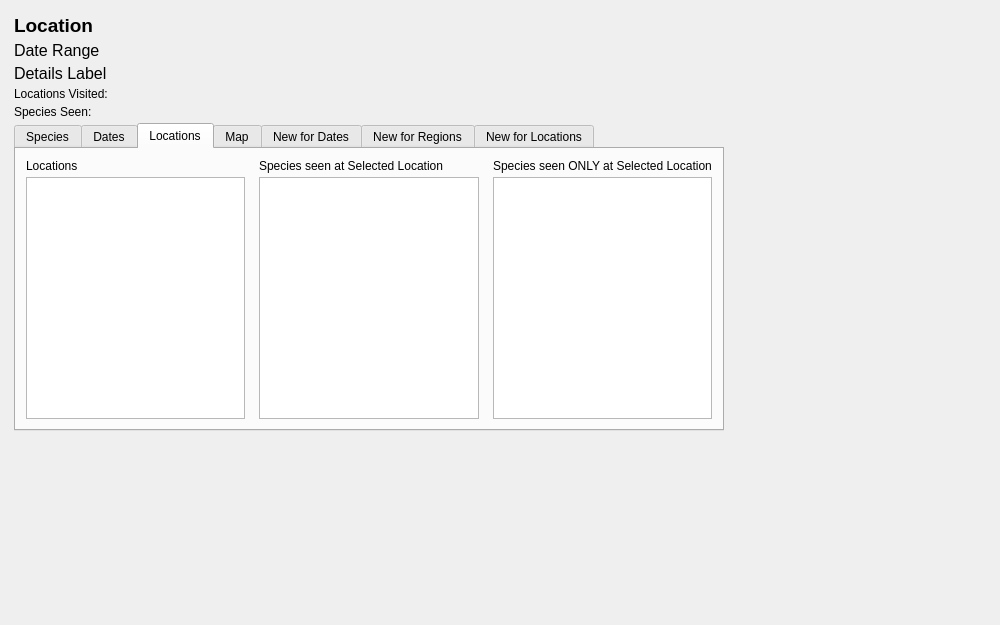
<?xml version="1.0" encoding="UTF-8"?>
<ui version="4.0">
 <class>frmBigReport</class>
 <widget class="QWidget" name="frmBigReport">
  <property name="geometry">
   <rect>
    <x>0</x>
    <y>0</y>
    <width>1000</width>
    <height>625</height>
   </rect>
  </property>
  <property name="sizePolicy">
   <sizepolicy hsizetype="Preferred" vsizetype="Preferred">
    <horstretch>0</horstretch>
    <verstretch>0</verstretch>
   </sizepolicy>
  </property>
  <property name="windowTitle">
   <string>Location Report</string>
  </property>
  <property name="windowIcon">
   <iconset resource="icons.qrc">
    <normaloff>:/icon_tripreport.png</normaloff>:/icon_tripreport.png</iconset>
  </property>
  <widget class="QScrollArea" name="scrollArea">
   <property name="geometry">
    <rect>
     <x>9</x>
     <y>9</y>
     <width>720</width>
     <height>427</height>
    </rect>
   </property>
   <property name="frameShape">
    <enum>QFrame::NoFrame</enum>
   </property>
   <property name="frameShadow">
    <enum>QFrame::Plain</enum>
   </property>
   <property name="lineWidth">
    <number>0</number>
   </property>
   <property name="widgetResizable">
    <bool>true</bool>
   </property>
   <widget class="QWidget" name="scrollAreaWidgetContents">
    <property name="geometry">
     <rect>
      <x>0</x>
      <y>0</y>
      <width>720</width>
      <height>427</height>
     </rect>
    </property>
    <layout class="QVBoxLayout" name="verticalLayout_2">
     <property name="spacing">
      <number>4</number>
     </property>
     <property name="leftMargin">
      <number>5</number>
     </property>
     <property name="topMargin">
      <number>5</number>
     </property>
     <property name="rightMargin">
      <number>5</number>
     </property>
     <property name="bottomMargin">
      <number>5</number>
     </property>
     <item>
      <widget class="QLabel" name="lblLocation">
       <property name="sizePolicy">
        <sizepolicy hsizetype="Expanding" vsizetype="Preferred">
         <horstretch>0</horstretch>
         <verstretch>0</verstretch>
        </sizepolicy>
       </property>
       <property name="font">
        <font>
         <pointsize>14</pointsize>
         <weight>75</weight>
         <bold>true</bold>
        </font>
       </property>
       <property name="text">
        <string>Location</string>
       </property>
      </widget>
     </item>
     <item>
      <widget class="QLabel" name="lblDateRange">
       <property name="sizePolicy">
        <sizepolicy hsizetype="Expanding" vsizetype="Preferred">
         <horstretch>0</horstretch>
         <verstretch>0</verstretch>
        </sizepolicy>
       </property>
       <property name="font">
        <font>
         <pointsize>12</pointsize>
         <weight>50</weight>
         <bold>false</bold>
        </font>
       </property>
       <property name="text">
        <string>Date Range</string>
       </property>
      </widget>
     </item>
     <item>
      <widget class="QLabel" name="lblDetails">
       <property name="sizePolicy">
        <sizepolicy hsizetype="Expanding" vsizetype="Preferred">
         <horstretch>0</horstretch>
         <verstretch>0</verstretch>
        </sizepolicy>
       </property>
       <property name="font">
        <font>
         <pointsize>12</pointsize>
         <weight>50</weight>
         <bold>false</bold>
        </font>
       </property>
       <property name="text">
        <string>Details Label</string>
       </property>
      </widget>
     </item>
     <item>
      <widget class="QLabel" name="lblLocationsVisited">
       <property name="sizePolicy">
        <sizepolicy hsizetype="Expanding" vsizetype="Preferred">
         <horstretch>0</horstretch>
         <verstretch>0</verstretch>
        </sizepolicy>
       </property>
       <property name="text">
        <string>Locations Visited:</string>
       </property>
      </widget>
     </item>
     <item>
      <widget class="QLabel" name="lblTopSpeciesSeen">
       <property name="sizePolicy">
        <sizepolicy hsizetype="Expanding" vsizetype="Preferred">
         <horstretch>0</horstretch>
         <verstretch>0</verstretch>
        </sizepolicy>
       </property>
       <property name="text">
        <string>Species Seen:</string>
       </property>
      </widget>
     </item>
     <item>
      <widget class="QTabWidget" name="tabAnalysis">
       <property name="currentIndex">
        <number>2</number>
       </property>
       <widget class="QWidget" name="tabSpecies">
        <attribute name="title">
         <string>Species</string>
        </attribute>
        <layout class="QHBoxLayout" name="horizontalLayout">
         <property name="spacing">
          <number>4</number>
         </property>
         <property name="leftMargin">
          <number>5</number>
         </property>
         <property name="topMargin">
          <number>5</number>
         </property>
         <property name="rightMargin">
          <number>5</number>
         </property>
         <property name="bottomMargin">
          <number>5</number>
         </property>
         <item>
          <widget class="QTableWidget" name="tblSpecies">
           <property name="sizePolicy">
            <sizepolicy hsizetype="Expanding" vsizetype="Expanding">
             <horstretch>0</horstretch>
             <verstretch>0</verstretch>
            </sizepolicy>
           </property>
           <property name="contextMenuPolicy">
            <enum>Qt::ActionsContextMenu</enum>
           </property>
           <property name="frameShape">
            <enum>QFrame::StyledPanel</enum>
           </property>
           <property name="horizontalScrollBarPolicy">
            <enum>Qt::ScrollBarAlwaysOff</enum>
           </property>
           <property name="editTriggers">
            <set>QAbstractItemView::NoEditTriggers</set>
           </property>
           <property name="sortingEnabled">
            <bool>true</bool>
           </property>
           <attribute name="horizontalHeaderVisible">
            <bool>false</bool>
           </attribute>
           <attribute name="horizontalHeaderHighlightSections">
            <bool>false</bool>
           </attribute>
           <attribute name="verticalHeaderVisible">
            <bool>false</bool>
           </attribute>
           <attribute name="verticalHeaderHighlightSections">
            <bool>false</bool>
           </attribute>
          </widget>
         </item>
        </layout>
       </widget>
       <widget class="QWidget" name="tabDates">
        <attribute name="title">
         <string>Dates</string>
        </attribute>
        <layout class="QHBoxLayout" name="horizontalLayout_3">
         <property name="spacing">
          <number>4</number>
         </property>
         <property name="leftMargin">
          <number>5</number>
         </property>
         <property name="topMargin">
          <number>5</number>
         </property>
         <property name="rightMargin">
          <number>5</number>
         </property>
         <property name="bottomMargin">
          <number>5</number>
         </property>
         <item>
          <widget class="QFrame" name="frame_4">
           <property name="sizePolicy">
            <sizepolicy hsizetype="Expanding" vsizetype="Expanding">
             <horstretch>0</horstretch>
             <verstretch>0</verstretch>
            </sizepolicy>
           </property>
           <property name="frameShape">
            <enum>QFrame::NoFrame</enum>
           </property>
           <property name="frameShadow">
            <enum>QFrame::Plain</enum>
           </property>
           <property name="lineWidth">
            <number>0</number>
           </property>
           <layout class="QVBoxLayout" name="verticalLayout_8">
            <property name="spacing">
             <number>4</number>
            </property>
            <property name="leftMargin">
             <number>5</number>
            </property>
            <property name="topMargin">
             <number>5</number>
            </property>
            <property name="bottomMargin">
             <number>5</number>
            </property>
            <item>
             <widget class="QLabel" name="lblDatesSeen">
              <property name="text">
               <string>Dates</string>
              </property>
             </widget>
            </item>
            <item>
             <widget class="QListWidget" name="lstDates">
              <property name="contextMenuPolicy">
               <enum>Qt::ActionsContextMenu</enum>
              </property>
              <property name="editTriggers">
               <set>QAbstractItemView::NoEditTriggers</set>
              </property>
              <property name="showDropIndicator" stdset="0">
               <bool>false</bool>
              </property>
              <property name="spacing">
               <number>10</number>
              </property>
              <property name="sortingEnabled">
               <bool>false</bool>
              </property>
             </widget>
            </item>
           </layout>
          </widget>
         </item>
         <item>
          <widget class="QFrame" name="frame_5">
           <property name="sizePolicy">
            <sizepolicy hsizetype="Expanding" vsizetype="Expanding">
             <horstretch>0</horstretch>
             <verstretch>0</verstretch>
            </sizepolicy>
           </property>
           <property name="frameShape">
            <enum>QFrame::NoFrame</enum>
           </property>
           <property name="frameShadow">
            <enum>QFrame::Plain</enum>
           </property>
           <property name="lineWidth">
            <number>0</number>
           </property>
           <layout class="QVBoxLayout" name="verticalLayout_7">
            <property name="spacing">
             <number>4</number>
            </property>
            <property name="topMargin">
             <number>5</number>
            </property>
            <property name="rightMargin">
             <number>5</number>
            </property>
            <property name="bottomMargin">
             <number>5</number>
            </property>
            <item>
             <widget class="QLabel" name="lblSpeciesSeen">
              <property name="text">
               <string>Species Seen on Selected Date</string>
              </property>
             </widget>
            </item>
            <item>
             <widget class="QListWidget" name="lstSpecies">
              <property name="contextMenuPolicy">
               <enum>Qt::ActionsContextMenu</enum>
              </property>
              <property name="editTriggers">
               <set>QAbstractItemView::NoEditTriggers</set>
              </property>
              <property name="showDropIndicator" stdset="0">
               <bool>false</bool>
              </property>
              <property name="spacing">
               <number>2</number>
              </property>
              <property name="sortingEnabled">
               <bool>false</bool>
              </property>
             </widget>
            </item>
           </layout>
          </widget>
         </item>
        </layout>
       </widget>
       <widget class="QWidget" name="tabLocations">
        <property name="sizePolicy">
         <sizepolicy hsizetype="Expanding" vsizetype="Expanding">
          <horstretch>0</horstretch>
          <verstretch>0</verstretch>
         </sizepolicy>
        </property>
        <attribute name="title">
         <string>Locations</string>
        </attribute>
        <layout class="QHBoxLayout" name="horizontalLayout_4">
         <property name="spacing">
          <number>4</number>
         </property>
         <property name="leftMargin">
          <number>5</number>
         </property>
         <property name="topMargin">
          <number>5</number>
         </property>
         <property name="rightMargin">
          <number>5</number>
         </property>
         <property name="bottomMargin">
          <number>5</number>
         </property>
         <item>
          <widget class="QFrame" name="frame_6">
           <property name="sizePolicy">
            <sizepolicy hsizetype="Expanding" vsizetype="Expanding">
             <horstretch>0</horstretch>
             <verstretch>0</verstretch>
            </sizepolicy>
           </property>
           <property name="frameShape">
            <enum>QFrame::NoFrame</enum>
           </property>
           <property name="frameShadow">
            <enum>QFrame::Plain</enum>
           </property>
           <property name="lineWidth">
            <number>0</number>
           </property>
           <layout class="QVBoxLayout" name="verticalLayout_9">
            <property name="spacing">
             <number>4</number>
            </property>
            <property name="leftMargin">
             <number>5</number>
            </property>
            <property name="topMargin">
             <number>5</number>
            </property>
            <property name="rightMargin">
             <number>5</number>
            </property>
            <property name="bottomMargin">
             <number>5</number>
            </property>
            <item>
             <widget class="QLabel" name="lblLocations">
              <property name="sizePolicy">
               <sizepolicy hsizetype="Expanding" vsizetype="Preferred">
                <horstretch>0</horstretch>
                <verstretch>0</verstretch>
               </sizepolicy>
              </property>
              <property name="text">
               <string>Locations</string>
              </property>
             </widget>
            </item>
            <item>
             <widget class="QListWidget" name="lstLocations">
              <property name="contextMenuPolicy">
               <enum>Qt::ActionsContextMenu</enum>
              </property>
              <property name="editTriggers">
               <set>QAbstractItemView::NoEditTriggers</set>
              </property>
              <property name="showDropIndicator" stdset="0">
               <bool>false</bool>
              </property>
              <property name="spacing">
               <number>2</number>
              </property>
              <property name="sortingEnabled">
               <bool>false</bool>
              </property>
             </widget>
            </item>
           </layout>
          </widget>
         </item>
         <item>
          <widget class="QFrame" name="frame_7">
           <property name="sizePolicy">
            <sizepolicy hsizetype="Expanding" vsizetype="Expanding">
             <horstretch>0</horstretch>
             <verstretch>0</verstretch>
            </sizepolicy>
           </property>
           <property name="frameShape">
            <enum>QFrame::NoFrame</enum>
           </property>
           <property name="frameShadow">
            <enum>QFrame::Plain</enum>
           </property>
           <property name="lineWidth">
            <number>0</number>
           </property>
           <layout class="QVBoxLayout" name="verticalLayout_10">
            <property name="spacing">
             <number>4</number>
            </property>
            <property name="leftMargin">
             <number>5</number>
            </property>
            <property name="topMargin">
             <number>5</number>
            </property>
            <property name="rightMargin">
             <number>5</number>
            </property>
            <property name="bottomMargin">
             <number>5</number>
            </property>
            <item>
             <widget class="QLabel" name="lblLocationSpecies">
              <property name="sizePolicy">
               <sizepolicy hsizetype="Expanding" vsizetype="Preferred">
                <horstretch>0</horstretch>
                <verstretch>0</verstretch>
               </sizepolicy>
              </property>
              <property name="text">
               <string>Species seen at Selected Location</string>
              </property>
             </widget>
            </item>
            <item>
             <widget class="QListWidget" name="lstLocationSpecies">
              <property name="contextMenuPolicy">
               <enum>Qt::ActionsContextMenu</enum>
              </property>
              <property name="editTriggers">
               <set>QAbstractItemView::NoEditTriggers</set>
              </property>
              <property name="showDropIndicator" stdset="0">
               <bool>false</bool>
              </property>
              <property name="spacing">
               <number>2</number>
              </property>
              <property name="sortingEnabled">
               <bool>false</bool>
              </property>
             </widget>
            </item>
           </layout>
          </widget>
         </item>
         <item>
          <widget class="QFrame" name="frame_8">
           <property name="sizePolicy">
            <sizepolicy hsizetype="Expanding" vsizetype="Expanding">
             <horstretch>0</horstretch>
             <verstretch>0</verstretch>
            </sizepolicy>
           </property>
           <property name="frameShape">
            <enum>QFrame::NoFrame</enum>
           </property>
           <property name="frameShadow">
            <enum>QFrame::Plain</enum>
           </property>
           <property name="lineWidth">
            <number>0</number>
           </property>
           <layout class="QVBoxLayout" name="verticalLayout_11">
            <property name="spacing">
             <number>4</number>
            </property>
            <property name="leftMargin">
             <number>5</number>
            </property>
            <property name="topMargin">
             <number>5</number>
            </property>
            <property name="rightMargin">
             <number>5</number>
            </property>
            <property name="bottomMargin">
             <number>5</number>
            </property>
            <item>
             <widget class="QLabel" name="lblLocationUniqueSpecies">
              <property name="sizePolicy">
               <sizepolicy hsizetype="Expanding" vsizetype="Preferred">
                <horstretch>0</horstretch>
                <verstretch>0</verstretch>
               </sizepolicy>
              </property>
              <property name="text">
               <string>Species seen ONLY at Selected Location</string>
              </property>
             </widget>
            </item>
            <item>
             <widget class="QListWidget" name="lstLocationUniqueSpecies">
              <property name="contextMenuPolicy">
               <enum>Qt::ActionsContextMenu</enum>
              </property>
              <property name="editTriggers">
               <set>QAbstractItemView::NoEditTriggers</set>
              </property>
              <property name="showDropIndicator" stdset="0">
               <bool>false</bool>
              </property>
              <property name="spacing">
               <number>2</number>
              </property>
              <property name="sortingEnabled">
               <bool>false</bool>
              </property>
             </widget>
            </item>
           </layout>
          </widget>
         </item>
        </layout>
       </widget>
       <widget class="QWidget" name="tabMap">
        <attribute name="title">
         <string>Map</string>
        </attribute>
       </widget>
       <widget class="QWidget" name="tabNewDates">
        <property name="sizePolicy">
         <sizepolicy hsizetype="Expanding" vsizetype="Expanding">
          <horstretch>0</horstretch>
          <verstretch>0</verstretch>
         </sizepolicy>
        </property>
        <attribute name="title">
         <string>New for Dates</string>
        </attribute>
        <layout class="QHBoxLayout" name="horizontalLayout_5">
         <property name="spacing">
          <number>4</number>
         </property>
         <property name="leftMargin">
          <number>5</number>
         </property>
         <property name="topMargin">
          <number>5</number>
         </property>
         <property name="rightMargin">
          <number>5</number>
         </property>
         <property name="bottomMargin">
          <number>5</number>
         </property>
         <item>
          <widget class="QFrame" name="frame_9">
           <property name="sizePolicy">
            <sizepolicy hsizetype="Expanding" vsizetype="Expanding">
             <horstretch>0</horstretch>
             <verstretch>0</verstretch>
            </sizepolicy>
           </property>
           <property name="frameShape">
            <enum>QFrame::NoFrame</enum>
           </property>
           <property name="frameShadow">
            <enum>QFrame::Plain</enum>
           </property>
           <property name="lineWidth">
            <number>0</number>
           </property>
           <layout class="QVBoxLayout" name="verticalLayout_12">
            <property name="spacing">
             <number>4</number>
            </property>
            <property name="leftMargin">
             <number>5</number>
            </property>
            <property name="topMargin">
             <number>5</number>
            </property>
            <property name="rightMargin">
             <number>5</number>
            </property>
            <property name="bottomMargin">
             <number>5</number>
            </property>
            <item>
             <widget class="QLabel" name="lblNewLifeSpecies">
              <property name="sizePolicy">
               <sizepolicy hsizetype="Expanding" vsizetype="Preferred">
                <horstretch>0</horstretch>
                <verstretch>0</verstretch>
               </sizepolicy>
              </property>
              <property name="text">
               <string>New Life Species</string>
              </property>
             </widget>
            </item>
            <item>
             <widget class="QListWidget" name="lstNewLifeSpecies">
              <property name="contextMenuPolicy">
               <enum>Qt::ActionsContextMenu</enum>
              </property>
              <property name="spacing">
               <number>2</number>
              </property>
             </widget>
            </item>
           </layout>
          </widget>
         </item>
         <item>
          <widget class="QFrame" name="frame_10">
           <property name="frameShape">
            <enum>QFrame::NoFrame</enum>
           </property>
           <property name="frameShadow">
            <enum>QFrame::Plain</enum>
           </property>
           <property name="lineWidth">
            <number>0</number>
           </property>
           <layout class="QVBoxLayout" name="verticalLayout_13">
            <property name="spacing">
             <number>4</number>
            </property>
            <property name="leftMargin">
             <number>5</number>
            </property>
            <property name="topMargin">
             <number>5</number>
            </property>
            <property name="rightMargin">
             <number>5</number>
            </property>
            <property name="bottomMargin">
             <number>5</number>
            </property>
            <item>
             <widget class="QLabel" name="lblNewYearSpecies">
              <property name="sizePolicy">
               <sizepolicy hsizetype="Expanding" vsizetype="Preferred">
                <horstretch>0</horstretch>
                <verstretch>0</verstretch>
               </sizepolicy>
              </property>
              <property name="text">
               <string>New Year Species</string>
              </property>
             </widget>
            </item>
            <item>
             <widget class="QTableWidget" name="tblNewYearSpecies">
              <property name="sizePolicy">
               <sizepolicy hsizetype="Expanding" vsizetype="Expanding">
                <horstretch>0</horstretch>
                <verstretch>0</verstretch>
               </sizepolicy>
              </property>
              <property name="contextMenuPolicy">
               <enum>Qt::ActionsContextMenu</enum>
              </property>
              <property name="frameShape">
               <enum>QFrame::StyledPanel</enum>
              </property>
              <property name="horizontalScrollBarPolicy">
               <enum>Qt::ScrollBarAlwaysOff</enum>
              </property>
              <property name="editTriggers">
               <set>QAbstractItemView::NoEditTriggers</set>
              </property>
              <property name="sortingEnabled">
               <bool>true</bool>
              </property>
              <attribute name="horizontalHeaderVisible">
               <bool>false</bool>
              </attribute>
              <attribute name="horizontalHeaderHighlightSections">
               <bool>false</bool>
              </attribute>
              <attribute name="verticalHeaderVisible">
               <bool>false</bool>
              </attribute>
              <attribute name="verticalHeaderHighlightSections">
               <bool>false</bool>
              </attribute>
             </widget>
            </item>
           </layout>
          </widget>
         </item>
         <item>
          <widget class="QFrame" name="frame_11">
           <property name="frameShape">
            <enum>QFrame::NoFrame</enum>
           </property>
           <property name="frameShadow">
            <enum>QFrame::Plain</enum>
           </property>
           <property name="lineWidth">
            <number>0</number>
           </property>
           <layout class="QVBoxLayout" name="verticalLayout_14">
            <property name="spacing">
             <number>4</number>
            </property>
            <property name="leftMargin">
             <number>5</number>
            </property>
            <property name="topMargin">
             <number>5</number>
            </property>
            <property name="rightMargin">
             <number>5</number>
            </property>
            <property name="bottomMargin">
             <number>5</number>
            </property>
            <item>
             <widget class="QLabel" name="lblNewMonthSpecies">
              <property name="sizePolicy">
               <sizepolicy hsizetype="Expanding" vsizetype="Preferred">
                <horstretch>0</horstretch>
                <verstretch>0</verstretch>
               </sizepolicy>
              </property>
              <property name="text">
               <string>New Species for Month Range</string>
              </property>
             </widget>
            </item>
            <item>
             <widget class="QTableWidget" name="tblNewMonthSpecies">
              <property name="sizePolicy">
               <sizepolicy hsizetype="Expanding" vsizetype="Expanding">
                <horstretch>0</horstretch>
                <verstretch>0</verstretch>
               </sizepolicy>
              </property>
              <property name="contextMenuPolicy">
               <enum>Qt::ActionsContextMenu</enum>
              </property>
              <property name="frameShape">
               <enum>QFrame::StyledPanel</enum>
              </property>
              <property name="horizontalScrollBarPolicy">
               <enum>Qt::ScrollBarAlwaysOff</enum>
              </property>
              <property name="editTriggers">
               <set>QAbstractItemView::NoEditTriggers</set>
              </property>
              <property name="sortingEnabled">
               <bool>true</bool>
              </property>
              <attribute name="horizontalHeaderVisible">
               <bool>false</bool>
              </attribute>
              <attribute name="horizontalHeaderHighlightSections">
               <bool>false</bool>
              </attribute>
              <attribute name="verticalHeaderVisible">
               <bool>false</bool>
              </attribute>
              <attribute name="verticalHeaderHighlightSections">
               <bool>false</bool>
              </attribute>
             </widget>
            </item>
           </layout>
          </widget>
         </item>
        </layout>
       </widget>
       <widget class="QWidget" name="tabNewRegions">
        <property name="sizePolicy">
         <sizepolicy hsizetype="Expanding" vsizetype="Expanding">
          <horstretch>0</horstretch>
          <verstretch>0</verstretch>
         </sizepolicy>
        </property>
        <attribute name="title">
         <string>New for Regions</string>
        </attribute>
        <layout class="QHBoxLayout" name="horizontalLayout_2">
         <property name="spacing">
          <number>4</number>
         </property>
         <property name="leftMargin">
          <number>5</number>
         </property>
         <property name="topMargin">
          <number>5</number>
         </property>
         <property name="rightMargin">
          <number>5</number>
         </property>
         <property name="bottomMargin">
          <number>5</number>
         </property>
         <item>
          <widget class="QFrame" name="frame_2">
           <property name="sizePolicy">
            <sizepolicy hsizetype="Expanding" vsizetype="Expanding">
             <horstretch>0</horstretch>
             <verstretch>0</verstretch>
            </sizepolicy>
           </property>
           <property name="frameShape">
            <enum>QFrame::NoFrame</enum>
           </property>
           <property name="frameShadow">
            <enum>QFrame::Plain</enum>
           </property>
           <layout class="QVBoxLayout" name="verticalLayout_4">
            <property name="spacing">
             <number>4</number>
            </property>
            <property name="leftMargin">
             <number>5</number>
            </property>
            <property name="topMargin">
             <number>5</number>
            </property>
            <property name="rightMargin">
             <number>9</number>
            </property>
            <property name="bottomMargin">
             <number>5</number>
            </property>
            <item>
             <widget class="QLabel" name="lblNewCountrySpecies">
              <property name="text">
               <string>New Country Species</string>
              </property>
             </widget>
            </item>
            <item>
             <widget class="QTableWidget" name="tblNewCountrySpecies">
              <property name="sizePolicy">
               <sizepolicy hsizetype="Expanding" vsizetype="Expanding">
                <horstretch>0</horstretch>
                <verstretch>0</verstretch>
               </sizepolicy>
              </property>
              <property name="contextMenuPolicy">
               <enum>Qt::ActionsContextMenu</enum>
              </property>
              <property name="frameShape">
               <enum>QFrame::StyledPanel</enum>
              </property>
              <property name="horizontalScrollBarPolicy">
               <enum>Qt::ScrollBarAlwaysOff</enum>
              </property>
              <property name="editTriggers">
               <set>QAbstractItemView::NoEditTriggers</set>
              </property>
              <property name="sortingEnabled">
               <bool>true</bool>
              </property>
              <attribute name="horizontalHeaderVisible">
               <bool>false</bool>
              </attribute>
              <attribute name="horizontalHeaderHighlightSections">
               <bool>false</bool>
              </attribute>
              <attribute name="verticalHeaderVisible">
               <bool>false</bool>
              </attribute>
              <attribute name="verticalHeaderHighlightSections">
               <bool>false</bool>
              </attribute>
             </widget>
            </item>
           </layout>
          </widget>
         </item>
         <item>
          <widget class="QFrame" name="frame_3">
           <property name="frameShape">
            <enum>QFrame::NoFrame</enum>
           </property>
           <property name="frameShadow">
            <enum>QFrame::Plain</enum>
           </property>
           <property name="lineWidth">
            <number>0</number>
           </property>
           <layout class="QVBoxLayout" name="verticalLayout_6">
            <property name="spacing">
             <number>4</number>
            </property>
            <property name="leftMargin">
             <number>5</number>
            </property>
            <property name="topMargin">
             <number>5</number>
            </property>
            <property name="rightMargin">
             <number>5</number>
            </property>
            <property name="bottomMargin">
             <number>5</number>
            </property>
            <item>
             <widget class="QLabel" name="lblNewStateSpecies">
              <property name="text">
               <string>New State Species</string>
              </property>
             </widget>
            </item>
            <item>
             <widget class="QTableWidget" name="tblNewStateSpecies">
              <property name="sizePolicy">
               <sizepolicy hsizetype="Expanding" vsizetype="Expanding">
                <horstretch>0</horstretch>
                <verstretch>0</verstretch>
               </sizepolicy>
              </property>
              <property name="contextMenuPolicy">
               <enum>Qt::ActionsContextMenu</enum>
              </property>
              <property name="frameShape">
               <enum>QFrame::StyledPanel</enum>
              </property>
              <property name="horizontalScrollBarPolicy">
               <enum>Qt::ScrollBarAlwaysOff</enum>
              </property>
              <property name="editTriggers">
               <set>QAbstractItemView::NoEditTriggers</set>
              </property>
              <property name="sortingEnabled">
               <bool>true</bool>
              </property>
              <attribute name="horizontalHeaderVisible">
               <bool>false</bool>
              </attribute>
              <attribute name="horizontalHeaderHighlightSections">
               <bool>false</bool>
              </attribute>
              <attribute name="verticalHeaderVisible">
               <bool>false</bool>
              </attribute>
              <attribute name="verticalHeaderHighlightSections">
               <bool>false</bool>
              </attribute>
             </widget>
            </item>
           </layout>
          </widget>
         </item>
         <item>
          <widget class="QFrame" name="frame">
           <property name="sizePolicy">
            <sizepolicy hsizetype="Expanding" vsizetype="Expanding">
             <horstretch>0</horstretch>
             <verstretch>0</verstretch>
            </sizepolicy>
           </property>
           <property name="frameShape">
            <enum>QFrame::NoFrame</enum>
           </property>
           <property name="frameShadow">
            <enum>QFrame::Plain</enum>
           </property>
           <property name="lineWidth">
            <number>0</number>
           </property>
           <layout class="QVBoxLayout" name="verticalLayout_5">
            <property name="spacing">
             <number>4</number>
            </property>
            <property name="leftMargin">
             <number>9</number>
            </property>
            <property name="topMargin">
             <number>5</number>
            </property>
            <property name="rightMargin">
             <number>5</number>
            </property>
            <property name="bottomMargin">
             <number>5</number>
            </property>
            <item>
             <widget class="QLabel" name="lblNewCountySpecies">
              <property name="text">
               <string>New County Species</string>
              </property>
             </widget>
            </item>
            <item>
             <widget class="QTableWidget" name="tblNewCountySpecies">
              <property name="sizePolicy">
               <sizepolicy hsizetype="Expanding" vsizetype="Expanding">
                <horstretch>0</horstretch>
                <verstretch>0</verstretch>
               </sizepolicy>
              </property>
              <property name="contextMenuPolicy">
               <enum>Qt::ActionsContextMenu</enum>
              </property>
              <property name="frameShape">
               <enum>QFrame::StyledPanel</enum>
              </property>
              <property name="horizontalScrollBarPolicy">
               <enum>Qt::ScrollBarAlwaysOff</enum>
              </property>
              <property name="editTriggers">
               <set>QAbstractItemView::NoEditTriggers</set>
              </property>
              <property name="sortingEnabled">
               <bool>true</bool>
              </property>
              <attribute name="horizontalHeaderVisible">
               <bool>false</bool>
              </attribute>
              <attribute name="horizontalHeaderHighlightSections">
               <bool>false</bool>
              </attribute>
              <attribute name="verticalHeaderVisible">
               <bool>false</bool>
              </attribute>
              <attribute name="verticalHeaderHighlightSections">
               <bool>false</bool>
              </attribute>
             </widget>
            </item>
           </layout>
          </widget>
         </item>
        </layout>
       </widget>
       <widget class="QWidget" name="tabNewLocations">
        <property name="sizePolicy">
         <sizepolicy hsizetype="Expanding" vsizetype="Expanding">
          <horstretch>0</horstretch>
          <verstretch>0</verstretch>
         </sizepolicy>
        </property>
        <attribute name="title">
         <string>New for Locations</string>
        </attribute>
        <layout class="QVBoxLayout" name="verticalLayout_3">
         <property name="spacing">
          <number>4</number>
         </property>
         <property name="leftMargin">
          <number>5</number>
         </property>
         <property name="topMargin">
          <number>5</number>
         </property>
         <property name="rightMargin">
          <number>5</number>
         </property>
         <property name="bottomMargin">
          <number>5</number>
         </property>
         <item>
          <widget class="QLabel" name="lblNewLocationSpecies">
           <property name="sizePolicy">
            <sizepolicy hsizetype="Expanding" vsizetype="Preferred">
             <horstretch>0</horstretch>
             <verstretch>0</verstretch>
            </sizepolicy>
           </property>
           <property name="text">
            <string>New Location Species</string>
           </property>
          </widget>
         </item>
         <item>
          <widget class="QTableWidget" name="tblNewLocationSpecies">
           <property name="sizePolicy">
            <sizepolicy hsizetype="Expanding" vsizetype="Expanding">
             <horstretch>0</horstretch>
             <verstretch>0</verstretch>
            </sizepolicy>
           </property>
           <property name="contextMenuPolicy">
            <enum>Qt::ActionsContextMenu</enum>
           </property>
           <property name="frameShape">
            <enum>QFrame::StyledPanel</enum>
           </property>
           <property name="horizontalScrollBarPolicy">
            <enum>Qt::ScrollBarAlwaysOff</enum>
           </property>
           <property name="editTriggers">
            <set>QAbstractItemView::NoEditTriggers</set>
           </property>
           <property name="sortingEnabled">
            <bool>true</bool>
           </property>
           <attribute name="horizontalHeaderVisible">
            <bool>false</bool>
           </attribute>
           <attribute name="horizontalHeaderHighlightSections">
            <bool>false</bool>
           </attribute>
           <attribute name="verticalHeaderVisible">
            <bool>false</bool>
           </attribute>
           <attribute name="verticalHeaderHighlightSections">
            <bool>false</bool>
           </attribute>
          </widget>
         </item>
        </layout>
       </widget>
      </widget>
     </item>
    </layout>
   </widget>
  </widget>
  <action name="actionSetDateFilter">
   <property name="text">
    <string>Set Filter to Date</string>
   </property>
  </action>
  <action name="actionSetLocationFilter">
   <property name="text">
    <string>Set Filter to Location</string>
   </property>
  </action>
  <action name="actionSetFirstDateFilter">
   <property name="text">
    <string>Set Filter to &quot;First&quot; Date</string>
   </property>
  </action>
  <action name="actionSetLastDateFilter">
   <property name="text">
    <string>Set Filter to &quot;Last&quot; Date</string>
   </property>
  </action>
  <action name="actionSetSpeciesFilter">
   <property name="text">
    <string>Set Filter to Species</string>
   </property>
  </action>
  <action name="actionSetCountryFilter">
   <property name="text">
    <string>Set Filter to Country</string>
   </property>
  </action>
  <action name="actionSetStateFilter">
   <property name="text">
    <string>Set Filter to State</string>
   </property>
  </action>
  <action name="actionSetCountyFilter">
   <property name="text">
    <string>Set Filter to County</string>
   </property>
  </action>
  <action name="actionSetDateFilterToYear">
   <property name="text">
    <string>Set Filter To Year</string>
   </property>
  </action>
  <action name="actionSetDateFilterToMonth">
   <property name="text">
    <string>Set Filter to Month</string>
   </property>
  </action>
 </widget>
 <resources>
  <include location="icons.qrc"/>
 </resources>
 <connections/>
</ui>
